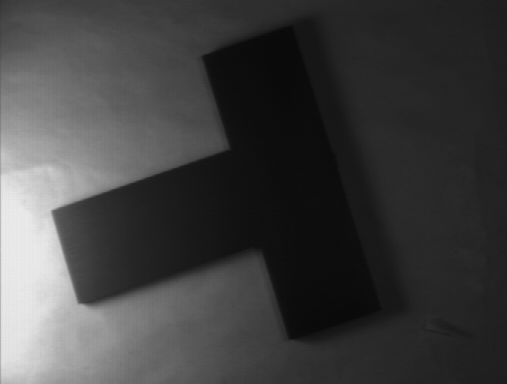
#> input picture 3.png, 507 x 384 px
$ python q3_sub1.py
#> lines starting #> are read from the running program, lines starting #| are printed output that depends on the picture; after the words box and inside, x2 and y2 are one past the last pixel; in counts of white or black regions, pixels touching at a corner belong together
import numpy as np
import matplotlib.pyplot as plt
from skimage import feature

def customHoughTransform(binary_image, num_lines=5):
    # Define a range of angles from -90 to 90 degrees in radians
    theta_values = np.deg2rad(np.arange(-90, 90))

    # Calculate the maximum possible distance (rho) based on the image diagonal
    max_rho = int(np.hypot(*binary_image.shape))

    # Initialize the Hough accumulator (2D array for rho and theta)
    hough_accumulator = np.zeros((2 * max_rho, len(theta_values)), dtype=int)

    # Extract x and y coordinates of non-zero (edge) pixels from the binary image
    y_indices, x_indices = np.nonzero(binary_image)

    # Populate the Hough accumulator based on the (x, y) edge points
    for idx in range(len(x_indices)):
        x = x_indices[idx]
        y = y_indices[idx]
        # Loop through each theta and compute corresponding rho, then update accumulator
        for theta_idx in range(len(theta_values)):
            rho = int(x * np.cos(theta_values[theta_idx]) + y * np.sin(theta_values[theta_idx]))
            hough_accumulator[rho + max_rho, theta_idx] += 1

    # List to store the detected lines as (rho, theta) pairs
    detected_lines = []
    for _ in range(num_lines):
        # Find the highest peak in the accumulator
        peak_index = np.argmax(hough_accumulator)

        # Convert the peak index to corresponding rho and theta indices
        rho_index, theta_index = np.unravel_index(peak_index, hough_accumulator.shape)

        # Convert the indices back to actual rho and theta values
        rho_value = rho_index - max_rho
        theta_value = theta_values[theta_index]

        # Append the detected line to the list
        detected_lines.append((rho_value, theta_value))

        # Set the current peak in the accumulator to 0 to find the next peak
        hough_accumulator[rho_index, theta_index] = 0

    return detected_lines

def display_lines(image_data, lines):
    # Display the image in grayscale
    plt.imshow(image_data, cmap='gray')

    # Iterate over each detected line (rho, theta) and plot it on the image
    for rho, theta in lines:
        cos_theta = np.cos(theta)
        sin_theta = np.sin(theta)

        # Compute the x, y coordinates based on rho and theta
        x_origin = cos_theta * rho
        y_origin = sin_theta * rho

        # Calculate two points far from each other to extend the line across the image
        x_end1 = int(x_origin + 1000 * (-sin_theta))
        y_end1 = int(y_origin + 1000 * (cos_theta))
        x_end2 = int(x_origin - 1000 * (-sin_theta))
        y_end2 = int(y_origin - 1000 * (cos_theta))

        # Plot the line on the image in red
        plt.plot((x_end1, x_end2), (y_end1, y_end2), '-r')

    # Set the title and remove axis ticks for clarity
    plt.title('Detected Lines')
    plt.axis('off')
    plt.show()

# Load the image from file path
image_path = "3.png"
image_data = plt.imread(image_path)
#> image_data is the input picture: shape (384, 507) float32; min 0.0353, max 0.922, mean 0.253

# Convert RGB to grayscale if necessary
if image_data.ndim == 3:
    grayscale_image = np.dot(image_data[..., :3], [0.2989, 0.5870, 0.1140])
else:
    grayscale_image = image_data

# Perform edge detection using Canny edge detector
edge_image = feature.canny(grayscale_image)
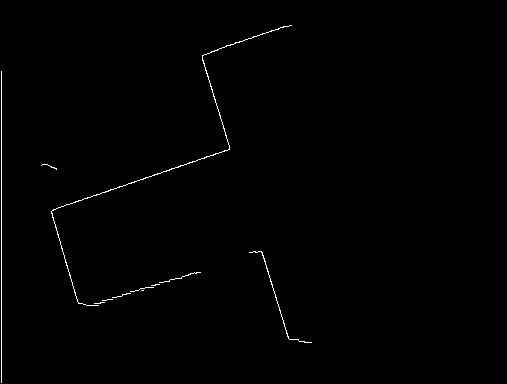
#> edge_image: shape (384, 507) bool; 0.58% white in thin lines or dots, all inside (x1, y1, x2, y2) = (1, 25, 312, 383)

# Apply custom Hough Transform to detect lines
detected_lines = customHoughTransform(edge_image, num_lines=5)
#> in customHoughTransform, `y_indices, x_indices = np.nonzero(binary_image)`: y_indices = 1132 values from 25 to 382; x_indices = 1132 values, max 311 at index 1091, min 1 at index 120, mean 126.8
#> the loop in customHoughTransform, `for idx in range(len(x_indices)):` made 1132 passes
#> (x, y) on passes 1 to 3: (289, 25), (290, 25), (291, 25)
#> after the loop in customHoughTransform, `for idx in range(len(x_indices)):`:
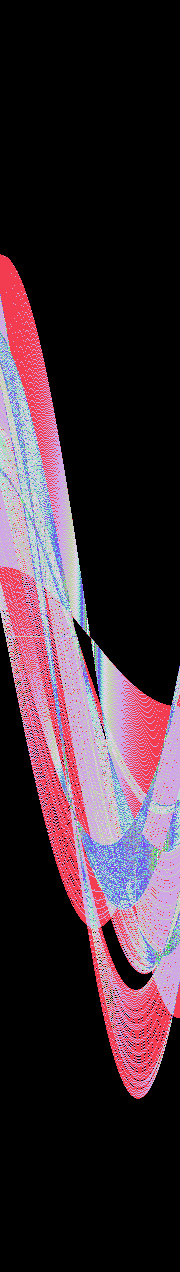
#> hough_accumulator: shape (1272, 180) int64; 64 distinct labels, from 0 to 312; one colour per label, 0 black
#> the loop in customHoughTransform, `for _ in range(num_lines):` made 5 passes
#> (peak_index, rho_index, theta_index, rho_value, theta_value) on passes 1 to 5: (114750, 637, 90, 1, 0), (146233, 812, 73, 176, -0.297), (153341, 851, 161, 215, 1.24), (171703, 953, 163, 317, 1.27), (153161, 850, 161, 214, 1.24)
#> after the loop in customHoughTransform, `for _ in range(num_lines):`: hough_accumulator: shape (1272, 180) int64; 59 distinct labels, from 0 to 68
#> after the loop in customHoughTransform, `for _ in range(num_lines):`: detected_lines = [(1, 0), (176, -0.297), (215, 1.24), (317, 1.27), (214, 1.24)]

# Display the detected lines on the grayscale image
display_lines(grayscale_image, detected_lines)
#> the loop in display_lines, `for rho, theta in lines:` made 5 passes
#> (rho, theta, cos_theta, sin_theta, x_origin, y_origin, x_end1, y_end1) on passes 1 to 5: (1, 0, 1, 0, 1, 0, 1, 1000), (176, -0.297, 0.956, -0.292, 168.3, -51.46, 460, 904), (215, 1.24, 0.326, 0.946, 70, 203.3, -875, 528), (317, 1.27, 0.292, 0.956, 92.68, 303.1, -863, 595), (214, 1.24, 0.326, 0.946, 69.67, 202.3, -875, 527)

#=----------------------------------------------------------

import numpy as np
import matplotlib.pyplot as plt
from skimage import feature

def customHoughTransform(binary_image, num_lines=5):
    angles = np.deg2rad(np.arange(-90, 90))
    max_distance = int(np.hypot(*binary_image.shape))
    hough_space = np.zeros((2 * max_distance, len(angles)), dtype=int)

    y_coords, x_coords = np.nonzero(binary_image)

    for i in range(len(x_coords)):
        x = x_coords[i]
        y = y_coords[i]
        for angle_idx in range(len(angles)):
            rho = int(x * np.cos(angles[angle_idx]) + y * np.sin(angles[angle_idx]))
            hough_space[rho + max_distance, angle_idx] += 1

    detected_lines = []
    for _ in range(num_lines):
        idx = np.argmax(hough_space)
        rho_idx, angle_idx = np.unravel_index(idx, hough_space.shape)
        rho = rho_idx - max_distance
        angle_value = angles[angle_idx]
        detected_lines.append((rho, angle_value))
        hough_space[rho_idx, angle_idx] = 0

    return detected_lines

def display_lines(image_data, lines):
    plt.imshow(image_data, cmap='gray')
    for rho, theta in lines:
        cos_theta = np.cos(theta)
        sin_theta = np.sin(theta)
        x_origin = cos_theta * rho
        y_origin = sin_theta * rho
        x_end1 = int(x_origin + 1000 * (-sin_theta))
        y_end1 = int(y_origin + 1000 * (cos_theta))
        x_end2 = int(x_origin - 1000 * (-sin_theta))
        y_end2 = int(y_origin - 1000 * (cos_theta))
        plt.plot((x_end1, x_end2), (y_end1, y_end2), '-r')
    plt.title('Detected Lines')
    plt.axis('off')
    plt.show()

image_path = "arrow.png"
img_data = plt.imread(image_path)
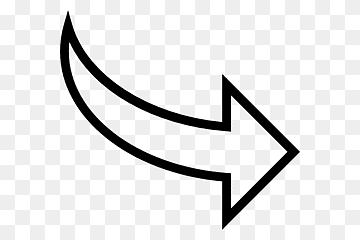
#> input picture arrow.png, 360 x 240 px
#> img_data is the input picture: shape (240, 360, 4) float32; mean R, G, B, A 0.895, 0.895, 0.895, 1

if img_data.ndim == 3:
    img_gray = np.dot(img_data[..., :3], [0.2989, 0.5870, 0.1140])
else:
    img_gray = img_data

edge_map = feature.canny(img_gray)
#> edge_map: shape (240, 360) bool; 2% white in thin lines or dots, all inside (x1, y1, x2, y2) = (60, 12, 300, 229)

lines_detected = customHoughTransform(edge_map, num_lines=5)
#> in customHoughTransform, `y_coords, x_coords = np.nonzero(binary_image)`: y_coords = 1718 values from 12 to 228; x_coords = 1718 values, max 299 at index 1169, min 60 at index 58, mean 176.2
#> the loop in customHoughTransform, `for i in range(len(x_coords)):` made 1718 passes
#> (x, y) on passes 1 to 3: (66, 12), (67, 12), (69, 12)
#> after the loop in customHoughTransform, `for i in range(len(x_coords)):`:
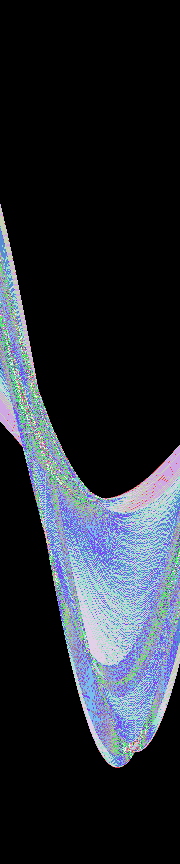
#> hough_space: shape (864, 180) int64; 68 distinct labels, from 0 to 152; one colour per label, 0 black
#> the loop in customHoughTransform, `for _ in range(num_lines):` made 5 passes
#> (idx, rho_idx, angle_idx, rho, angle_value) on passes 1 to 5: (135135, 750, 135, 318, 0.785), (117810, 654, 90, 222, 0), (97426, 541, 46, 109, -0.768), (135314, 751, 134, 319, 0.768), (95804, 532, 44, 100, -0.803)
#> after the loop in customHoughTransform, `for _ in range(num_lines):`: hough_space: shape (864, 180) int64; 65 distinct labels, from 0 to 80
#> after the loop in customHoughTransform, `for _ in range(num_lines):`: detected_lines = [(318, 0.785), (222, 0), (109, -0.768), (319, 0.768), (100, -0.803)]
#> lines_detected has the same summary as detected_lines in customHoughTransform

display_lines(img_gray, lines_detected)
#> the loop in display_lines, `for rho, theta in lines:` made 5 passes
#> (rho, theta, cos_theta, sin_theta, x_origin, y_origin, x_end1, y_end1) on passes 1 to 5: (318, 0.785, 0.707, 0.707, 224.9, 224.9, -482, 931), (222, 0, 1, 0, 222, 0, 222, 1000), (109, -0.768, 0.719, -0.695, 78.41, -75.72, 773, 643), (319, 0.768, 0.719, 0.695, 229.5, 221.6, -465, 940), (100, -0.803, 0.695, -0.719, 69.47, -71.93, 788, 622)

#=----------------------------------------------------------------------------

import numpy as np
import matplotlib.pyplot as plt
from skimage import feature

def customHoughTransform(binary_image, num_lines=5):
    angles = np.deg2rad(np.arange(-90, 90))
    max_distance = int(np.hypot(*binary_image.shape))
    hough_space = np.zeros((2 * max_distance, len(angles)), dtype=int)

    y_coords, x_coords = np.nonzero(binary_image)

    for i in range(len(x_coords)):
        x = x_coords[i]
        y = y_coords[i]
        for angle_idx in range(len(angles)):
            rho = int(x * np.cos(angles[angle_idx]) + y * np.sin(angles[angle_idx]))
            hough_space[rho + max_distance, angle_idx] += 1

    detected_lines = []
    for _ in range(num_lines):
        idx = np.argmax(hough_space)
        rho_idx, angle_idx = np.unravel_index(idx, hough_space.shape)
        rho = rho_idx - max_distance
        angle_value = angles[angle_idx]
        detected_lines.append((rho, angle_value))
        hough_space[rho_idx, angle_idx] = 0
    return detected_lines

def display_lines(image_data, lines):
    plt.imshow(image_data, cmap='gray')
    for rho, theta in lines:
        cos_theta = np.cos(theta)
        sin_theta = np.sin(theta)
        x_origin = cos_theta * rho
        y_origin = sin_theta * rho
        x_end1 = int(x_origin + 1000 * (-sin_theta))
        y_end1 = int(y_origin + 1000 * (cos_theta))
        x_end2 = int(x_origin - 1000 * (-sin_theta))
        y_end2 = int(y_origin - 1000 * (cos_theta))
        plt.plot((x_end1, x_end2), (y_end1, y_end2), '-r')
    plt.title('Detected Lines')
    plt.axis('off')
    plt.show()

image_path = "ques.png"
img_data = plt.imread(image_path)
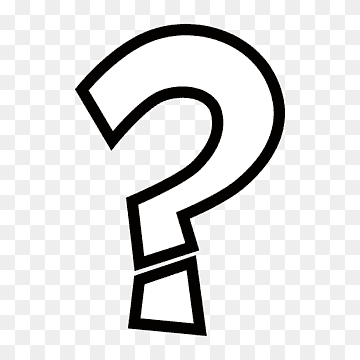
#> input picture ques.png, 360 x 360 px
#> img_data is the input picture: shape (360, 360, 4) float32; mean R, G, B, A 0.878, 0.877, 0.877, 1

if img_data.ndim == 3:
    img_gray = np.dot(img_data[..., :3], [0.2989, 0.5870, 0.1140])
#> img_gray: shape (360, 360) float64
else:
    img_gray = img_data

edge_map = feature.canny(img_gray)
#> edge_map: shape (360, 360) bool; 2% white in thin lines or dots, all inside (x1, y1, x2, y2) = (75, 23, 285, 336)

lines_detected = customHoughTransform(edge_map, num_lines=5)
#> in customHoughTransform, `y_coords, x_coords = np.nonzero(binary_image)`: y_coords = 2534 values from 23 to 335; x_coords = 2534 values, max 284 at index 786, min 75 at index 593, mean 178.9
#> the loop in customHoughTransform, `for i in range(len(x_coords)):` made 2534 passes
#> (x, y) on passes 1 to 3: (184, 23), (185, 23), (186, 23)
#> after the loop in customHoughTransform, `for i in range(len(x_coords)):`:
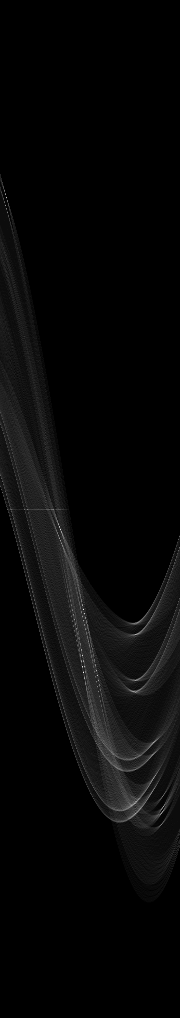
#> hough_space: shape (1018, 180) int64; min 0, max 82, mean 2.5; drawn with min black and max white
#> the loop in customHoughTransform, `for _ in range(num_lines):` made 5 passes
#> (idx, rho_idx, angle_idx, rho, angle_value) on passes 1 to 5: (121043, 672, 83, 163, -0.122), (109703, 609, 83, 100, -0.122), (95280, 529, 60, 20, -0.524), (119962, 666, 82, 157, -0.14), (117982, 655, 82, 146, -0.14)
#> after the loop in customHoughTransform, `for _ in range(num_lines):`: hough_space: shape (1018, 180) int64; under 0.01% of pixels changed, all inside (x1, y1, x2, y2) = (60, 529, 84, 673)
#> after the loop in customHoughTransform, `for _ in range(num_lines):`: detected_lines = [(163, -0.122), (100, -0.122), (20, -0.524), (157, -0.14), (146, -0.14)]
#> lines_detected has the same summary as detected_lines in customHoughTransform

display_lines(img_gray, lines_detected)
#> the loop in display_lines, `for rho, theta in lines:` made 5 passes
#> (rho, theta, cos_theta, sin_theta, x_origin, y_origin, x_end1, y_end1) on passes 1 to 5: (163, -0.122, 0.993, -0.122, 161.8, -19.86, 283, 972), (100, -0.122, 0.993, -0.122, 99.25, -12.19, 221, 980), (20, -0.524, 0.866, -0.5, 17.32, -10, 517, 856), (157, -0.14, 0.99, -0.139, 155.5, -21.85, 294, 968), (146, -0.14, 0.99, -0.139, 144.6, -20.32, 283, 969)
#> in display_lines, `plt.show()`:
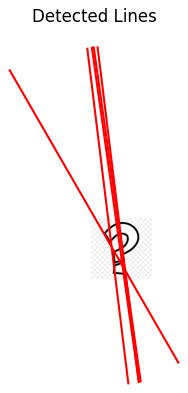
#> figure drawn by matplotlib, 1 panel
